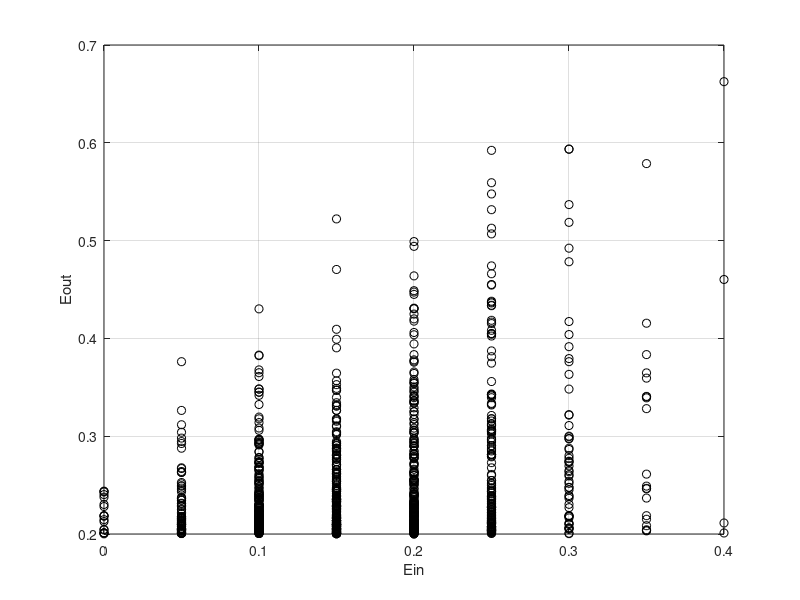

Reproduce this figure in MATLAB.
round = 1000;
Ein = [];
Eout = []; 
for i=1:round
    %data generation
    x = -1 + (1+1)*rand(1,20);
    noise = rand(1,20);
    y = [];
    for j=1:20
        if noise(j)<0.2 %20% flip
            y = [y, -sign(x(j))];
        else
            y = [y, sign(x(j))];
        end
    end
    %enumerate all possible threshold
    sort_x = sort(x);
    parameter = zeros(40,2); %theta, s
    for j=1:20
        if j~=20
            parameter(2*j-1,1) = mean([sort_x(j),sort_x(j+1)]);
            parameter(2*j-1,2) = 1;
            parameter(2*j,1) = mean([sort_x(j),sort_x(j+1)]);
            parameter(2*j,2) = -1;
        else
            parameter(2*j-1,1) = mean([1,sort_x(j)]);
            parameter(2*j-1,2) = 1;
            parameter(2*j,1) = mean([1,sort_x(j)]);
            parameter(2*j,2) = -1;
        end
    end
    %decision stump
    min = 20; theta = []; s = [];
    for j=1:40
        count = 0;
        for k=1:20
            if y(k)~=parameter(j,2)*sign(x(k)-parameter(j,1))
                count = count + 1;
            end
        end
        if count<min
            min = count;
            theta = parameter(j,1);
            s = parameter(j,2);
        elseif count==min
            theta = [theta, parameter(j,1)];
            s = [s, parameter(j,2)];
        end
    end
    sizeTies = size(theta);
    index = randi(sizeTies(2)); %randomly choose to break ties
    Ein = [Ein, min/20];
    Eout = [Eout, (0.5+0.3*s(index)*(abs(theta(index))-1))];
end
p= plot(Ein,Eout,'ko');
xlabel('Ein');
ylabel('Eout');
grid on;
fprintf('Ein = %f\n',mean(Ein));
fprintf('Eout = %f\n',mean(Eout));